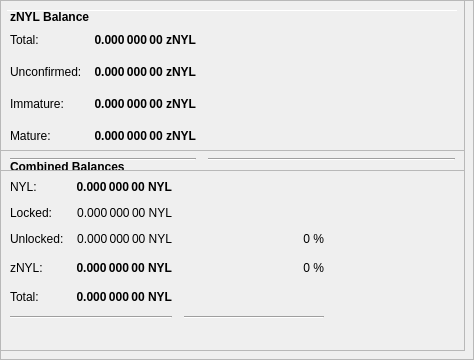
        <widget class="QFrame" name="frameObfuscation">
         <property name="minimumSize">
          <size>
           <width>0</width>
           <height>350</height>
          </size>
         </property>
         <property name="layoutDirection">
          <enum>Qt::LeftToRight</enum>
         </property>
         <property name="frameShape">
          <enum>QFrame::StyledPanel</enum>
         </property>
         <property name="frameShadow">
          <enum>QFrame::Raised</enum>
         </property>
         <widget class="QPushButton" name="runAutoDenom">
          <property name="geometry">
           <rect>
            <x>251</x>
            <y>17</y>
            <width>1</width>
            <height>1</height>
           </rect>
          </property>
          <property name="palette">
           <palette>
            <active>
             <colorrole role="WindowText">
              <brush brushstyle="SolidPattern">
               <color alpha="255">
                <red>0</red>
                <green>0</green>
                <blue>0</blue>
               </color>
              </brush>
             </colorrole>
             <colorrole role="Button">
              <brush brushstyle="SolidPattern">
               <color alpha="255">
                <red>239</red>
                <green>238</green>
                <blue>238</blue>
               </color>
              </brush>
             </colorrole>
             <colorrole role="Light">
              <brush brushstyle="SolidPattern">
               <color alpha="255">
                <red>255</red>
                <green>255</green>
                <blue>255</blue>
               </color>
              </brush>
             </colorrole>
             <colorrole role="Midlight">
              <brush brushstyle="SolidPattern">
               <color alpha="255">
                <red>247</red>
                <green>246</green>
                <blue>246</blue>
               </color>
              </brush>
             </colorrole>
             <colorrole role="Dark">
              <brush brushstyle="SolidPattern">
               <color alpha="255">
                <red>119</red>
                <green>119</green>
                <blue>119</blue>
               </color>
              </brush>
             </colorrole>
             <colorrole role="Mid">
              <brush brushstyle="SolidPattern">
               <color alpha="255">
                <red>159</red>
                <green>159</green>
                <blue>159</blue>
               </color>
              </brush>
             </colorrole>
             <colorrole role="Text">
              <brush brushstyle="SolidPattern">
               <color alpha="255">
                <red>0</red>
                <green>0</green>
                <blue>0</blue>
               </color>
              </brush>
             </colorrole>
             <colorrole role="BrightText">
              <brush brushstyle="SolidPattern">
               <color alpha="255">
                <red>255</red>
                <green>255</green>
                <blue>255</blue>
               </color>
              </brush>
             </colorrole>
             <colorrole role="ButtonText">
              <brush brushstyle="SolidPattern">
               <color alpha="255">
                <red>0</red>
                <green>0</green>
                <blue>0</blue>
               </color>
              </brush>
             </colorrole>
             <colorrole role="Base">
              <brush brushstyle="SolidPattern">
               <color alpha="255">
                <red>255</red>
                <green>255</green>
                <blue>255</blue>
               </color>
              </brush>
             </colorrole>
             <colorrole role="Window">
              <brush brushstyle="SolidPattern">
               <color alpha="255">
                <red>239</red>
                <green>238</green>
                <blue>238</blue>
               </color>
              </brush>
             </colorrole>
             <colorrole role="Shadow">
              <brush brushstyle="SolidPattern">
               <color alpha="255">
                <red>0</red>
                <green>0</green>
                <blue>0</blue>
               </color>
              </brush>
             </colorrole>
             <colorrole role="AlternateBase">
              <brush brushstyle="SolidPattern">
               <color alpha="255">
                <red>247</red>
                <green>246</green>
                <blue>246</blue>
               </color>
              </brush>
             </colorrole>
             <colorrole role="ToolTipBase">
              <brush brushstyle="SolidPattern">
               <color alpha="255">
                <red>255</red>
                <green>255</green>
                <blue>220</blue>
               </color>
              </brush>
             </colorrole>
             <colorrole role="ToolTipText">
              <brush brushstyle="SolidPattern">
               <color alpha="255">
                <red>0</red>
                <green>0</green>
                <blue>0</blue>
               </color>
              </brush>
             </colorrole>
            </active>
            <inactive>
             <colorrole role="WindowText">
              <brush brushstyle="SolidPattern">
               <color alpha="255">
                <red>0</red>
                <green>0</green>
                <blue>0</blue>
               </color>
              </brush>
             </colorrole>
             <colorrole role="Button">
              <brush brushstyle="SolidPattern">
               <color alpha="255">
                <red>239</red>
                <green>238</green>
                <blue>238</blue>
               </color>
              </brush>
             </colorrole>
             <colorrole role="Light">
              <brush brushstyle="SolidPattern">
               <color alpha="255">
                <red>255</red>
                <green>255</green>
                <blue>255</blue>
               </color>
              </brush>
             </colorrole>
             <colorrole role="Midlight">
              <brush brushstyle="SolidPattern">
               <color alpha="255">
                <red>247</red>
                <green>246</green>
                <blue>246</blue>
               </color>
              </brush>
             </colorrole>
             <colorrole role="Dark">
              <brush brushstyle="SolidPattern">
               <color alpha="255">
                <red>119</red>
                <green>119</green>
                <blue>119</blue>
               </color>
              </brush>
             </colorrole>
             <colorrole role="Mid">
              <brush brushstyle="SolidPattern">
               <color alpha="255">
                <red>159</red>
                <green>159</green>
                <blue>159</blue>
               </color>
              </brush>
             </colorrole>
             <colorrole role="Text">
              <brush brushstyle="SolidPattern">
               <color alpha="255">
                <red>0</red>
                <green>0</green>
                <blue>0</blue>
               </color>
              </brush>
             </colorrole>
             <colorrole role="BrightText">
              <brush brushstyle="SolidPattern">
               <color alpha="255">
                <red>255</red>
                <green>255</green>
                <blue>255</blue>
               </color>
              </brush>
             </colorrole>
             <colorrole role="ButtonText">
              <brush brushstyle="SolidPattern">
               <color alpha="255">
                <red>0</red>
                <green>0</green>
                <blue>0</blue>
               </color>
              </brush>
             </colorrole>
             <colorrole role="Base">
              <brush brushstyle="SolidPattern">
               <color alpha="255">
                <red>255</red>
                <green>255</green>
                <blue>255</blue>
               </color>
              </brush>
             </colorrole>
             <colorrole role="Window">
              <brush brushstyle="SolidPattern">
               <color alpha="255">
                <red>239</red>
                <green>238</green>
                <blue>238</blue>
               </color>
              </brush>
             </colorrole>
             <colorrole role="Shadow">
              <brush brushstyle="SolidPattern">
               <color alpha="255">
                <red>0</red>
                <green>0</green>
                <blue>0</blue>
               </color>
              </brush>
             </colorrole>
             <colorrole role="AlternateBase">
              <brush brushstyle="SolidPattern">
               <color alpha="255">
                <red>247</red>
                <green>246</green>
                <blue>246</blue>
               </color>
              </brush>
             </colorrole>
             <colorrole role="ToolTipBase">
              <brush brushstyle="SolidPattern">
               <color alpha="255">
                <red>255</red>
                <green>255</green>
                <blue>220</blue>
               </color>
              </brush>
             </colorrole>
             <colorrole role="ToolTipText">
              <brush brushstyle="SolidPattern">
               <color alpha="255">
                <red>0</red>
                <green>0</green>
                <blue>0</blue>
               </color>
              </brush>
             </colorrole>
            </inactive>
            <disabled>
             <colorrole role="WindowText">
              <brush brushstyle="SolidPattern">
               <color alpha="255">
                <red>119</red>
                <green>119</green>
                <blue>119</blue>
               </color>
              </brush>
             </colorrole>
             <colorrole role="Button">
              <brush brushstyle="SolidPattern">
               <color alpha="255">
                <red>239</red>
                <green>238</green>
                <blue>238</blue>
               </color>
              </brush>
             </colorrole>
             <colorrole role="Light">
              <brush brushstyle="SolidPattern">
               <color alpha="255">
                <red>255</red>
                <green>255</green>
                <blue>255</blue>
               </color>
              </brush>
             </colorrole>
             <colorrole role="Midlight">
              <brush brushstyle="SolidPattern">
               <color alpha="255">
                <red>247</red>
                <green>246</green>
                <blue>246</blue>
               </color>
              </brush>
             </colorrole>
             <colorrole role="Dark">
              <brush brushstyle="SolidPattern">
               <color alpha="255">
                <red>119</red>
                <green>119</green>
                <blue>119</blue>
               </color>
              </brush>
             </colorrole>
             <colorrole role="Mid">
              <brush brushstyle="SolidPattern">
               <color alpha="255">
                <red>159</red>
                <green>159</green>
                <blue>159</blue>
               </color>
              </brush>
             </colorrole>
             <colorrole role="Text">
              <brush brushstyle="SolidPattern">
               <color alpha="255">
                <red>119</red>
                <green>119</green>
                <blue>119</blue>
               </color>
              </brush>
             </colorrole>
             <colorrole role="BrightText">
              <brush brushstyle="SolidPattern">
               <color alpha="255">
                <red>255</red>
                <green>255</green>
                <blue>255</blue>
               </color>
              </brush>
             </colorrole>
             <colorrole role="ButtonText">
              <brush brushstyle="SolidPattern">
               <color alpha="255">
                <red>119</red>
                <green>119</green>
                <blue>119</blue>
               </color>
              </brush>
             </colorrole>
             <colorrole role="Base">
              <brush brushstyle="SolidPattern">
               <color alpha="255">
                <red>239</red>
                <green>238</green>
                <blue>238</blue>
               </color>
              </brush>
             </colorrole>
             <colorrole role="Window">
              <brush brushstyle="SolidPattern">
               <color alpha="255">
                <red>239</red>
                <green>238</green>
                <blue>238</blue>
               </color>
              </brush>
             </colorrole>
             <colorrole role="Shadow">
              <brush brushstyle="SolidPattern">
               <color alpha="255">
                <red>0</red>
                <green>0</green>
                <blue>0</blue>
               </color>
              </brush>
             </colorrole>
             <colorrole role="AlternateBase">
              <brush brushstyle="SolidPattern">
               <color alpha="255">
                <red>239</red>
                <green>238</green>
                <blue>238</blue>
               </color>
              </brush>
             </colorrole>
             <colorrole role="ToolTipBase">
              <brush brushstyle="SolidPattern">
               <color alpha="255">
                <red>255</red>
                <green>255</green>
                <blue>220</blue>
               </color>
              </brush>
             </colorrole>
             <colorrole role="ToolTipText">
              <brush brushstyle="SolidPattern">
               <color alpha="255">
                <red>0</red>
                <green>0</green>
                <blue>0</blue>
               </color>
              </brush>
             </colorrole>
            </disabled>
           </palette>
          </property>
          <property name="focusPolicy">
           <enum>Qt::NoFocus</enum>
          </property>
          <property name="autoFillBackground">
           <bool>true</bool>
          </property>
          <property name="text">
           <string/>
          </property>
          <property name="flat">
           <bool>true</bool>
          </property>
         </widget>
         <widget class="Line" name="line">
          <property name="geometry">
           <rect>
            <x>7</x>
            <y>10</y>
            <width>451</width>
            <height>1</height>
           </rect>
          </property>
          <property name="orientation">
           <enum>Qt::Horizontal</enum>
          </property>
         </widget>
         <widget class="QFrame" name="frame_3">
          <property name="geometry">
           <rect>
            <x>0</x>
            <y>150</y>
            <width>465</width>
            <height>201</height>
           </rect>
          </property>
          <property name="frameShape">
           <enum>QFrame::StyledPanel</enum>
          </property>
          <property name="frameShadow">
           <enum>QFrame::Raised</enum>
          </property>
          <layout class="QVBoxLayout" name="verticalLayout_5">
           <item>
            <layout class="QHBoxLayout" name="horizontalLayout_5" stretch="0">
             <item>
              <widget class="QLabel" name="label_5z">
               <property name="maximumSize">
                <size>
                 <width>16777215</width>
                 <height>20</height>
                </size>
               </property>
               <property name="font">
                <font>
                 <weight>75</weight>
                 <bold>true</bold>
                </font>
               </property>
               <property name="toolTip">
                <string>Combined Balances (including unconfirmed and immature coins)</string>
               </property>
               <property name="text">
                <string>&lt;html&gt;&lt;head/&gt;&lt;body&gt;&lt;p&gt;Combined Balances&lt;/p&gt;&lt;/body&gt;&lt;/html&gt;</string>
               </property>
              </widget>
             </item>
            </layout>
           </item>
           <item>
            <layout class="QGridLayout" name="gridLayout_3">
             <property name="spacing">
              <number>12</number>
             </property>
             <item row="7" column="0" colspan="2">
              <widget class="Line" name="lineSpendableBalance_3">
               <property name="orientation">
                <enum>Qt::Horizontal</enum>
               </property>
              </widget>
             </item>
             <item row="7" column="2">
              <widget class="Line" name="lineWatchBalance_3">
               <property name="sizePolicy">
                <sizepolicy hsizetype="Preferred" vsizetype="Fixed">
                 <horstretch>0</horstretch>
                 <verstretch>0</verstretch>
                </sizepolicy>
               </property>
               <property name="minimumSize">
                <size>
                 <width>140</width>
                 <height>0</height>
                </size>
               </property>
               <property name="orientation">
                <enum>Qt::Horizontal</enum>
               </property>
              </widget>
             </item>
             <item row="4" column="1">
              <widget class="QLabel" name="labelzBalancez">
               <property name="font">
                <font>
                 <weight>75</weight>
                 <bold>true</bold>
                </font>
               </property>
               <property name="cursor">
                <cursorShape>IBeamCursor</cursorShape>
               </property>
               <property name="toolTip">
                <string>Total of transactions that have yet to be confirmed, and do not yet count toward the spendable balance</string>
               </property>
               <property name="text">
                <string notr="true">0.000 000 00 NYL</string>
               </property>
               <property name="alignment">
                <set>Qt::AlignRight|Qt::AlignTrailing|Qt::AlignVCenter</set>
               </property>
               <property name="textInteractionFlags">
                <set>Qt::LinksAccessibleByMouse|Qt::TextSelectableByKeyboard|Qt::TextSelectableByMouse</set>
               </property>
              </widget>
             </item>
             <item row="6" column="1">
              <widget class="QLabel" name="labelTotalz">
               <property name="font">
                <font>
                 <weight>75</weight>
                 <bold>true</bold>
                </font>
               </property>
               <property name="cursor">
                <cursorShape>IBeamCursor</cursorShape>
               </property>
               <property name="toolTip">
                <string>Total Balance, including unconfirmed and immature coins.</string>
               </property>
               <property name="text">
                <string notr="true">0.000 000 00 NYL</string>
               </property>
               <property name="alignment">
                <set>Qt::AlignRight|Qt::AlignTrailing|Qt::AlignVCenter</set>
               </property>
               <property name="textInteractionFlags">
                <set>Qt::LinksAccessibleByMouse|Qt::TextSelectableByKeyboard|Qt::TextSelectableByMouse</set>
               </property>
              </widget>
             </item>
             <item row="4" column="3">
              <spacer name="horizontalSpacer_6">
               <property name="orientation">
                <enum>Qt::Horizontal</enum>
               </property>
               <property name="sizeHint" stdset="0">
                <size>
                 <width>40</width>
                 <height>20</height>
                </size>
               </property>
              </spacer>
             </item>
             <item row="6" column="0">
              <widget class="QLabel" name="labelTotalTextz">
               <property name="text">
                <string>Total:</string>
               </property>
              </widget>
             </item>
             <item row="1" column="0">
              <widget class="QLabel" name="labelBalanceTextz">
               <property name="text">
                <string>NYL:</string>
               </property>
              </widget>
             </item>
             <item row="1" column="1">
              <widget class="QLabel" name="labelBalancez">
               <property name="font">
                <font>
                 <weight>75</weight>
                 <bold>true</bold>
                </font>
               </property>
               <property name="cursor">
                <cursorShape>IBeamCursor</cursorShape>
               </property>
               <property name="toolTip">
                <string>Your current spendable balance</string>
               </property>
               <property name="text">
                <string notr="true">0.000 000 00 NYL</string>
               </property>
               <property name="alignment">
                <set>Qt::AlignRight|Qt::AlignTrailing|Qt::AlignVCenter</set>
               </property>
               <property name="textInteractionFlags">
                <set>Qt::LinksAccessibleByMouse|Qt::TextSelectableByKeyboard|Qt::TextSelectableByMouse</set>
               </property>
              </widget>
             </item>
             <item row="4" column="0">
              <widget class="QLabel" name="labelzBalanceTextz">
               <property name="toolTip">
                <string/>
               </property>
               <property name="text">
                <string>zNYL:</string>
               </property>
              </widget>
             </item>
             <item row="4" column="2">
              <widget class="QLabel" name="labelzNYLPercent">
               <property name="toolTip">
                <string>Current percentage of zNYL.
If AutoMint is enabled this percentage will settle around the configured AutoMint percentage (default = 10%)</string>
               </property>
               <property name="text">
                <string>0 %</string>
               </property>
               <property name="alignment">
                <set>Qt::AlignRight|Qt::AlignTrailing|Qt::AlignVCenter</set>
               </property>
              </widget>
             </item>
             <item row="6" column="2">
              <widget class="QLabel" name="label100Percent">
               <property name="text">
                <string/>
               </property>
               <property name="alignment">
                <set>Qt::AlignRight|Qt::AlignTrailing|Qt::AlignVCenter</set>
               </property>
              </widget>
             </item>
             <item row="2" column="1">
              <widget class="QLabel" name="labelLockedBalance">
               <property name="toolTip">
                <string>Locked NYL or Masternode collaterals. These are excluded from zNYL minting.</string>
               </property>
               <property name="text">
                <string>0.000 000 00 NYL</string>
               </property>
               <property name="alignment">
                <set>Qt::AlignRight|Qt::AlignTrailing|Qt::AlignVCenter</set>
               </property>
              </widget>
             </item>
             <item row="2" column="0">
              <widget class="QLabel" name="labelLockedBalanceText">
               <property name="toolTip">
                <string>Locked NYL or Masternode collaterals. These are excluded from zNYL minting.</string>
               </property>
               <property name="text">
                <string>Locked:</string>
               </property>
              </widget>
             </item>
             <item row="3" column="0">
              <widget class="QLabel" name="labelUnLockedBalanceText">
               <property name="toolTip">
                <string>Unlocked NYLs. These can be used for zNYL minting.</string>
               </property>
               <property name="text">
                <string>Unlocked:</string>
               </property>
              </widget>
             </item>
             <item row="3" column="1">
              <widget class="QLabel" name="labelUnLockedBalance">
               <property name="toolTip">
                <string>Unlocked NYLs. These can be used for zNYL minting.</string>
               </property>
               <property name="text">
                <string>0.000 000 00 NYL</string>
               </property>
               <property name="alignment">
                <set>Qt::AlignRight|Qt::AlignTrailing|Qt::AlignVCenter</set>
               </property>
              </widget>
             </item>
             <item row="3" column="2">
              <widget class="QLabel" name="labelNYLPercent">
               <property name="text">
                <string>0 %</string>
               </property>
               <property name="alignment">
                <set>Qt::AlignRight|Qt::AlignTrailing|Qt::AlignVCenter</set>
               </property>
              </widget>
             </item>
            </layout>
           </item>
           <item>
            <spacer name="verticalSpacer">
             <property name="orientation">
              <enum>Qt::Vertical</enum>
             </property>
             <property name="sizeHint" stdset="0">
              <size>
               <width>20</width>
               <height>40</height>
              </size>
             </property>
            </spacer>
           </item>
          </layout>
         </widget>
         <widget class="QFrame" name="frame_4">
          <property name="geometry">
           <rect>
            <x>0</x>
            <y>0</y>
            <width>465</width>
            <height>171</height>
           </rect>
          </property>
          <property name="frameShape">
           <enum>QFrame::StyledPanel</enum>
          </property>
          <property name="frameShadow">
           <enum>QFrame::Raised</enum>
          </property>
          <layout class="QVBoxLayout" name="verticalLayout_7">
           <item>
            <layout class="QHBoxLayout" name="horizontalLayout_8" stretch="0">
             <item>
              <widget class="QLabel" name="label_5z_3">
               <property name="maximumSize">
                <size>
                 <width>16777215</width>
                 <height>20</height>
                </size>
               </property>
               <property name="font">
                <font>
                 <weight>75</weight>
                 <bold>true</bold>
                </font>
               </property>
               <property name="text">
                <string>zNYL Balance</string>
               </property>
              </widget>
             </item>
            </layout>
           </item>
           <item>
            <layout class="QGridLayout" name="gridLayout_5">
             <property name="spacing">
              <number>12</number>
             </property>
             <item row="4" column="0">
              <widget class="QLabel" name="labelzBalanceMatureText">
               <property name="toolTip">
                <string>Mature: more than 20 confirmation and more than 1 mints of the same denomination after it was minted.
These zNYL are spendable.</string>
               </property>
               <property name="text">
                <string>Mature:</string>
               </property>
              </widget>
             </item>
             <item row="5" column="0" colspan="2">
              <widget class="Line" name="lineSpendableBalance_5">
               <property name="orientation">
                <enum>Qt::Horizontal</enum>
               </property>
              </widget>
             </item>
             <item row="1" column="1">
              <widget class="QLabel" name="labelzBalance">
               <property name="font">
                <font>
                 <weight>75</weight>
                 <bold>true</bold>
                </font>
               </property>
               <property name="cursor">
                <cursorShape>IBeamCursor</cursorShape>
               </property>
               <property name="toolTip">
                <string>All available zNYL, unconfirmed and immature zNYL included.</string>
               </property>
               <property name="text">
                <string notr="true">0.000 000 00 zNYL</string>
               </property>
               <property name="alignment">
                <set>Qt::AlignRight|Qt::AlignTrailing|Qt::AlignVCenter</set>
               </property>
               <property name="textInteractionFlags">
                <set>Qt::LinksAccessibleByMouse|Qt::TextSelectableByKeyboard|Qt::TextSelectableByMouse</set>
               </property>
              </widget>
             </item>
             <item row="5" column="2">
              <widget class="Line" name="lineWatchBalance_5">
               <property name="sizePolicy">
                <sizepolicy hsizetype="Preferred" vsizetype="Fixed">
                 <horstretch>0</horstretch>
                 <verstretch>0</verstretch>
                </sizepolicy>
               </property>
               <property name="minimumSize">
                <size>
                 <width>140</width>
                 <height>0</height>
                </size>
               </property>
               <property name="orientation">
                <enum>Qt::Horizontal</enum>
               </property>
              </widget>
             </item>
             <item row="1" column="0">
              <widget class="QLabel" name="labelzBalanceText">
               <property name="toolTip">
                <string>All available zNYL, unconfirmed and immature zNYL included.</string>
               </property>
               <property name="text">
                <string>Total:</string>
               </property>
              </widget>
             </item>
             <item row="1" column="2">
              <spacer name="horizontalSpacer_8">
               <property name="orientation">
                <enum>Qt::Horizontal</enum>
               </property>
               <property name="sizeHint" stdset="0">
                <size>
                 <width>40</width>
                 <height>20</height>
                </size>
               </property>
              </spacer>
             </item>
             <item row="4" column="2">
              <spacer name="horizontalSpacer_4">
               <property name="orientation">
                <enum>Qt::Horizontal</enum>
               </property>
               <property name="sizeHint" stdset="0">
                <size>
                 <width>40</width>
                 <height>20</height>
                </size>
               </property>
              </spacer>
             </item>
             <item row="4" column="1">
              <widget class="QLabel" name="labelzBalanceMature">
               <property name="font">
                <font>
                 <weight>75</weight>
                 <bold>true</bold>
                </font>
               </property>
               <property name="toolTip">
                <string>Mature: more than 20 confirmation and more than 1 mints of the same denomination after it was minted.
These zNYL are spendable.</string>
               </property>
               <property name="text">
                <string>0.000 000 00 zNYL</string>
               </property>
               <property name="alignment">
                <set>Qt::AlignRight|Qt::AlignTrailing|Qt::AlignVCenter</set>
               </property>
              </widget>
             </item>
             <item row="2" column="0">
              <widget class="QLabel" name="labelzBalanceUnconfirmedText">
               <property name="toolTip">
                <string>Unconfirmed: less than 20 confirmations
Immature: confirmed, but less than 1 mints of the same denomination after it was minted</string>
               </property>
               <property name="text">
                <string>Unconfirmed:</string>
               </property>
              </widget>
             </item>
             <item row="2" column="1">
              <widget class="QLabel" name="labelzBalanceUnconfirmed">
               <property name="font">
                <font>
                 <weight>75</weight>
                 <bold>true</bold>
                </font>
               </property>
               <property name="toolTip">
                <string>Unconfirmed: less than 20 confirmations
Immature: confirmed, but less than 1 mints of the same denomination after it was minted</string>
               </property>
               <property name="text">
                <string>0.000 000 00 zNYL</string>
               </property>
               <property name="alignment">
                <set>Qt::AlignRight|Qt::AlignTrailing|Qt::AlignVCenter</set>
               </property>
              </widget>
             </item>
             <item row="2" column="2">
              <spacer name="horizontalSpacer_5">
               <property name="orientation">
                <enum>Qt::Horizontal</enum>
               </property>
               <property name="sizeHint" stdset="0">
                <size>
                 <width>40</width>
                 <height>20</height>
                </size>
               </property>
              </spacer>
             </item>
             <item row="3" column="0">
              <widget class="QLabel" name="labelzBalanceImmatureText">
               <property name="toolTip">
                <string>Unconfirmed: less than 20 confirmations
Immature: confirmed, but less than 1 mints of the same denomination after it was minted</string>
               </property>
               <property name="text">
                <string>Immature:</string>
               </property>
              </widget>
             </item>
             <item row="3" column="1">
              <widget class="QLabel" name="labelzBalanceImmature">
               <property name="font">
                <font>
                 <weight>75</weight>
                 <bold>true</bold>
                </font>
               </property>
               <property name="toolTip">
                <string>Unconfirmed: less than 20 confirmations
Immature: confirmed, but less than 1 mints of the same denomination after it was minted</string>
               </property>
               <property name="text">
                <string>0.000 000 00 zNYL</string>
               </property>
               <property name="alignment">
                <set>Qt::AlignRight|Qt::AlignTrailing|Qt::AlignVCenter</set>
               </property>
              </widget>
             </item>
             <item row="3" column="2">
              <spacer name="horizontalSpacer_7">
               <property name="orientation">
                <enum>Qt::Horizontal</enum>
               </property>
               <property name="sizeHint" stdset="0">
                <size>
                 <width>40</width>
                 <height>20</height>
                </size>
               </property>
              </spacer>
             </item>
            </layout>
           </item>
          </layout>
         </widget>
        </widget>
